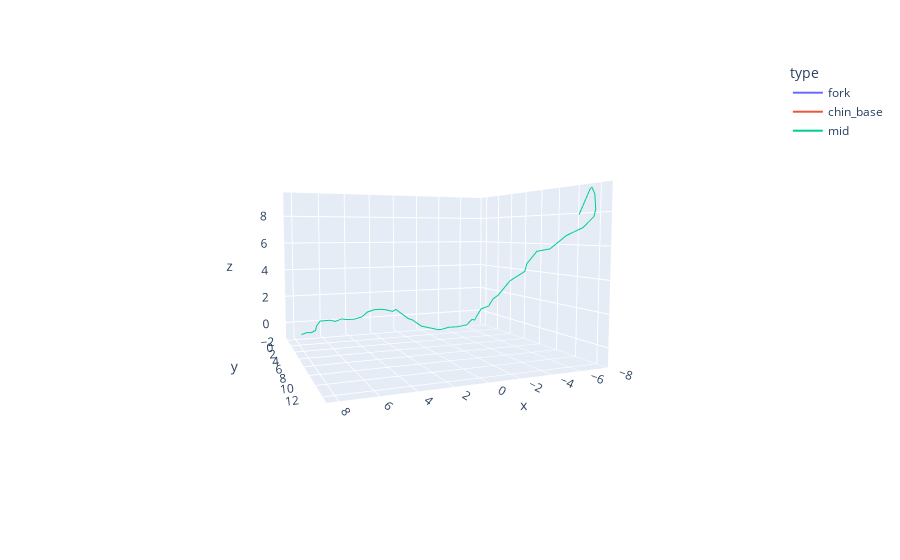

Here is the notebook cell this chart was saved with:
### Code cell
data = pd.DataFrame({"x":np.concatenate([ms["fork"][:,0],ms["chin_base"][:,0],ms["mid"][:,0]]),"y": np.concatenate([ms["fork"][:,1],ms["chin_base"][:,1],ms["mid"][:,1]]),
                     "z": np.concatenate([ms["fork"][:,2],ms["chin_base"][:,2],ms["mid"][:,2]]),
                     "type":["fork" for i in range(len(ms["fork"]))]+["chin_base" for i in range(len(ms["chin_base"]))]+["mid" for i in range(len(ms["mid"]))]})
fig = px.line_3d(data, x='x', y='y', z='z', color='type')
fig.show()
